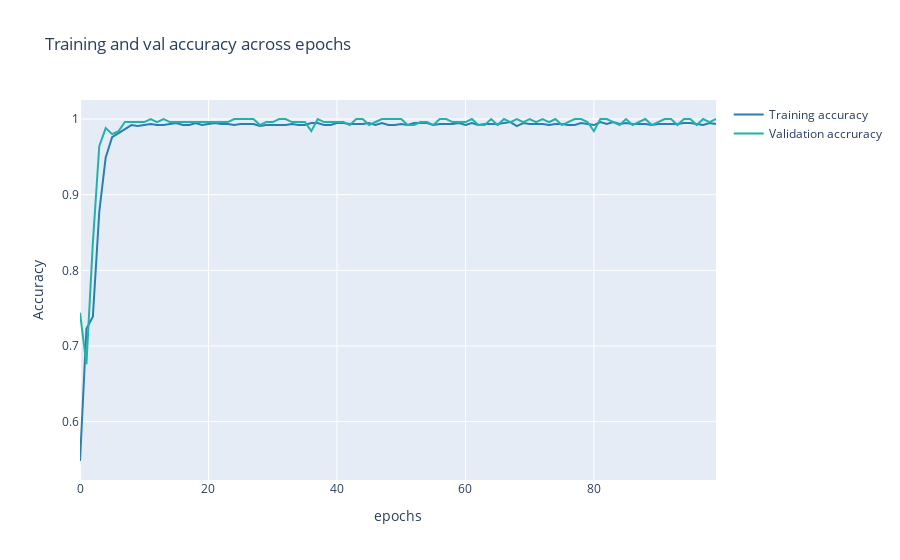

The notebook cell this image was saved under:
### Code cell
fig = go.Figure(data=[
                      go.Scatter(
                          y=history.history["binary_accuracy"],
                          name="Training accuracy",
                          mode="lines",
                          marker=dict(
                              color=color_chart[4]
                          )),
                      go.Scatter(
                          y=history.history["val_binary_accuracy"],
                          name="Validation accruracy",
                          mode="lines",
                          marker=dict(
                              color=color_chart[5]
                          ))
])
fig.update_layout(
    title='Training and val accuracy across epochs',
    xaxis_title='epochs',
    yaxis_title='Accuracy'    
)
fig.show()

### Figure 1 — Plotly figure (JSON) as saved in the notebook; plotly's stock layout.template omitted (floating-point values rounded to 4 significant figures)
{"data": [{"marker": {"color": "#2A7FAF"}, "mode": "lines", "name": "Training accuracy", "type": "scatter", "y": [0.548, 0.7227, 0.7387, 0.8773, 0.9493, 0.976, 0.9813, 0.9867, 0.992, 0.9907, 0.992, 0.9933, 0.992, 0.992, 0.9933, 0.9947, 0.992, 0.992, 0.9947, 0.992, 0.9933, 0.9947, 0.9933, 0.9933, 0.992, 0.9933, 0.9933, 0.9933, 0.9907, 0.992, 0.992, 0.992, 0.992, 0.9933, 0.992, 0.992, 0.9947, 0.9947, 0.992, 0.992, 0.9947, 0.9947, 0.9933, 0.9933, 0.9933, 0.9947, 0.992, 0.9947, 0.992, 0.992, 0.9933, 0.992, 0.9947, 0.9947, 0.9947, 0.992, 0.9933, 0.9933, 0.9933, 0.9947, 0.992, 0.9947, 0.992, 0.9933, 0.9933, 0.9933, 0.9947, 0.996, 0.9907, 0.9947, 0.9933, 0.9933, 0.9933, 0.992, 0.9933, 0.9933, 0.992, 0.992, 0.9947, 0.9933, 0.992, 0.996, 0.9933, 0.996, 0.9933, 0.9947, 0.9933, 0.9933, 0.9933, 0.992, 0.9933, 0.9933, 0.9933, 0.9933, 0.9947, 0.9947, 0.9933, 0.992, 0.9947, 0.9933]}, {"marker": {"color": "#23B1AB"}, "mode": "lines", "name": "Validation accruracy", "type": "scatter", "y": [0.744, 0.676, 0.836, 0.964, 0.988, 0.98, 0.984, 0.996, 0.996, 0.996, 0.996, 1, 0.996, 1, 0.996, 0.996, 0.996, 0.996, 0.996, 0.996, 0.996, 0.996, 0.996, 0.996, 1, 1, 1, 1, 0.992, 0.996, 0.996, 1, 1, 0.996, 0.996, 0.996, 0.984, 1, 0.996, 0.996, 0.996, 0.996, 0.992, 1, 1, 0.992, 0.996, 1, 1, 1, 1, 0.992, 0.992, 0.996, 0.996, 0.992, 1, 1, 0.996, 0.996, 0.996, 1, 0.992, 0.992, 1, 0.992, 1, 0.996, 1, 0.996, 1, 0.996, 1, 0.996, 1, 0.992, 0.996, 1, 1, 0.996, 0.984, 1, 1, 0.996, 0.992, 1, 0.992, 0.996, 1, 0.992, 0.996, 1, 1, 0.992, 1, 1, 0.992, 1, 0.996, 1]}], "layout": {"title": {"text": "Training and val accuracy across epochs"}, "xaxis": {"title": {"text": "epochs"}}, "yaxis": {"title": {"text": "Accuracy"}}}}
